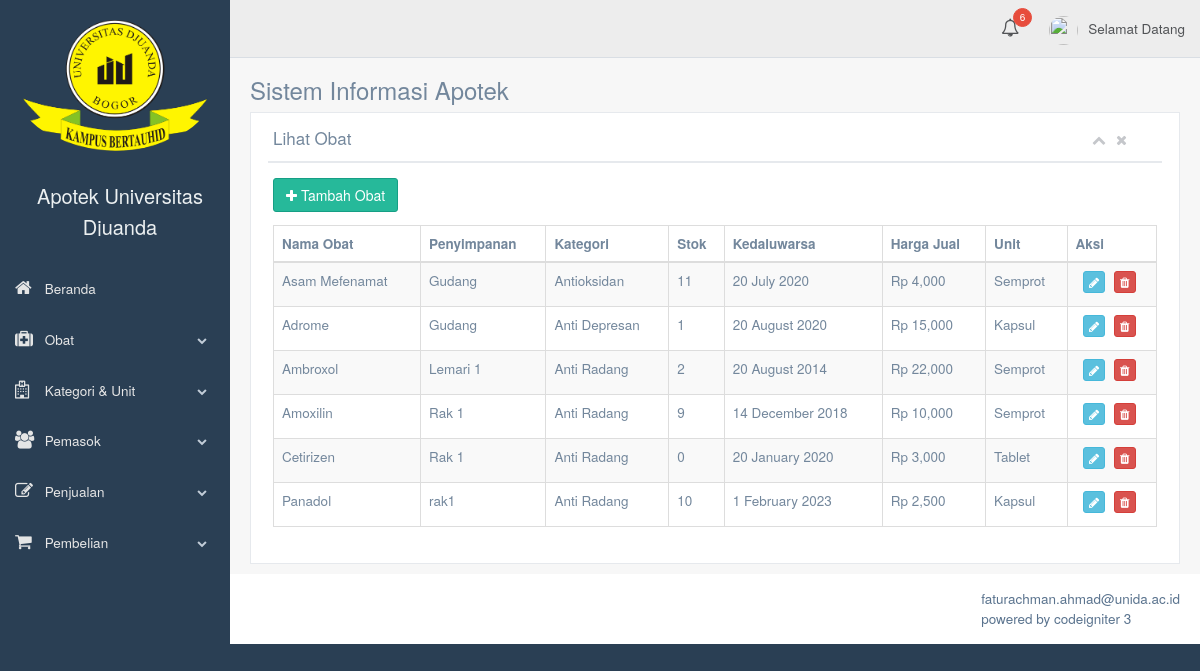
The app's page /index.php/example/table_med with its own data.
### tables this page shows
CREATE TABLE IF NOT EXISTS `table_med` (
  `id_obat` int(4) NOT NULL AUTO_INCREMENT,
  `nama_obat` varchar(30) NOT NULL,
  `penyimpanan` varchar(30) NOT NULL,
  `stok` int(3) NOT NULL,
  `unit` varchar(20) NOT NULL,
  `nama_kategori` varchar(30) NOT NULL,
  `kedaluwarsa` date NOT NULL,
  `des_obat` text NOT NULL,
  `harga_beli` int(11) NOT NULL,
  `harga_jual` int(11) NOT NULL,
  `nama_pemasok` varchar(30) NOT NULL,
  `gambar` varchar(40) NOT NULL,
  PRIMARY KEY (`id_obat`),
  UNIQUE KEY `nama_obat` (`nama_obat`),
  KEY `med_unit` (`unit`),
  KEY `med_cat` (`nama_kategori`),
  KEY `med_sup` (`nama_pemasok`)
);

### application/libraries/Template.php (called while the page is built, shortened)
<?php
class Template {
    var $CI;
    function __construct() {
        $this->CI = & get_instance();
    }
    function set_parser($parser, $method = NULL) {
        $this->CI->load->library($parser);
    }
    function write_view($region, $view, $data = NULL, $overwrite = FALSE) {
        $content = $this->CI->load->view($view, $data, TRUE);
    }
}

### application/controllers/Example.php (called while the page is built, shortened)
<?php defined('BASEPATH') OR exit('No direct script access allowed');
class Example extends CI_Controller
{
	function __construct()
	{
        $data['nullstock'] = $this->apotek_data->countstock();
        $data['nullex'] = $this->apotek_data->countex();
        $this->template->write_view('sidenavs', 'template/default_sidenavs', true);
		$this->template->write_view('navs', 'template/default_topnavs.php', $data, true);
	}
	function table_med() {
		$data['table_med'] = $this->apotek_data->medicine()->result();
		$this->template->write('title', 'Lihat Obat', TRUE);
		$this->template->write('header', 'Sistem Informasi Apotek');
		$this->template->write_view('content', 'tes/table_med', $data, true);
		$this->template->render();
	}
}

### index.php (called while the page is built, shortened)
<?php
require_once BASEPATH.'core/CodeIgniter.php';

### application/models/apotek_data.php (called while the page is built, shortened)
<?php
class Apotek_data extends CI_Model
{
	function medicine()
    {
        return $this->db->get('table_med');
    }
}

### application/views/tes/table_med.php (the view, shortened to what this page needs)
<div class="row">
	<div class="col-md-12 col-sm-12 col-xs-12">
		<div class="x_panel">
			<div class="x_title">
				<h2>Lihat Obat</h2>
				<ul class="nav navbar-right panel_toolbox">
					<li><a class="collapse-link"><i class="fa fa-chevron-up"></i></a>
					</li>
					<li><a class="close-link"><i class="fa fa-close"></i></a>
					</li>
				</ul>
				<div class="clearfix">
				</div>
			</div>
			<div class="x_content">
				<a href="<?php echo base_url('example/form_med') ?>"><button type="button" class="btn btn-success" style="margin-bottom: 13px"><span class="fa fa-plus"></span> Tambah Obat </button></a>
				<table id="datatable-buttons" class="table table-striped table-bordered">
					<thead>
						<tr>
							<th>Nama Obat</th>
							<th>Penyimpanan</th>
							<th>Kategori</th>
							<th>Stok</th>
							<th>Kedaluwarsa</th>
							<th>Harga Jual</th>
							<th>Unit</th>
							<th>Aksi</th>
						</tr>
					</thead>
					<tbody>
						<?php foreach($table_med as $m){ ?>
						<tr>
							<td><?php echo $m->nama_obat ?></td>
							<td><?php echo $m->penyimpanan ?></td>
							<td><?php echo $m->nama_kategori ?></td>
							<td><?php echo $m->stok ?></td>
							<td><?php echo date('j F Y',strtotime($m->kedaluwarsa)); ?></td>
							<td>Rp <?php echo number_format($m->harga_jual) ?></td>
							<td><?php echo $m->unit ?></td>
							<td style=" text-align: center;">
								<?php echo anchor('example/edit_form_med/'.$m->id_obat, '<button class="btn btn-info btn-xs" type="button"><span class="fa fa-pencil"></span></button>'); ?>
								<?php echo anchor('example/remove_med/'.$m->id_obat, '<button class="btn btn-danger btn-xs" type="button"><span class="fa fa-trash"></span></button>');?>
					         </td>
						</tr>
						<?php } ?>
					</tbody>
				</table>
		</div>
	</div>
</div>
</div>

### records on screen
table_med: nama_obat "Asam Mefenamat", penyimpanan "Gudang", nama_kategori "Antioksidan", stok "11", kedaluwarsa "20 July 2020", harga_jual "4,000", unit "Semprot"
table_med: nama_obat "Adrome", penyimpanan "Gudang", nama_kategori "Anti Depresan", stok "1", kedaluwarsa "20 August 2020", harga_jual "15,000", unit "Kapsul"
table_med: nama_obat "Ambroxol", penyimpanan "Lemari 1", nama_kategori "Anti Radang", stok "2", kedaluwarsa "20 August 2014", harga_jual "22,000", unit "Semprot"
table_med: nama_obat "Amoxilin", penyimpanan "Rak 1", nama_kategori "Anti Radang", stok "9", kedaluwarsa "14 December 2018", harga_jual "10,000", unit "Semprot"
table_med: nama_obat "Cetirizen", penyimpanan "Rak 1", nama_kategori "Anti Radang", stok "0", kedaluwarsa "20 January 2020", harga_jual "3,000", unit "Tablet"
table_med: nama_obat "Panadol", penyimpanan "rak1", nama_kategori "Anti Radang", stok "10", kedaluwarsa "1 February 2023", harga_jual "2,500", unit "Kapsul"

### other values on screen
$nulltol "6"
$header "Sistem Informasi Apotek"
